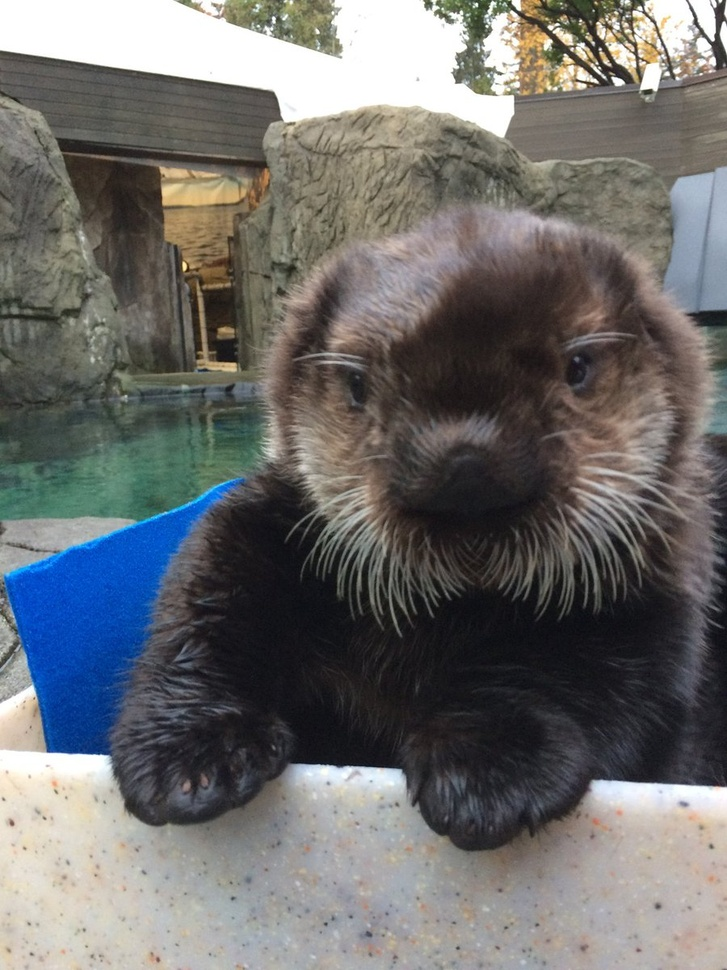
#> input picture Rialto.jpg, 727 x 970 px, shrunk from 900 x 1200 before the run, found by its file name
$ python texturedglass.py
#> lines starting #> are read from the running program, lines starting #| are printed output that depends on the picture
# Scope:
# Use Python to load and display images. Create functions that will do the textured glass effect by combining translation of image columns (swap),
# and rotation of image columns (flip)
import numpy as np
import cv2 as cv

img = cv.imread('static/Rialto.jpg')
#> img is the input picture: shape (970, 727, 3); mean B, G, R 108.5, 109.2, 109.4
cv.namedWindow('Rialto', cv.WINDOW_NORMAL)
cv.imshow('Rialto', img)
cv.waitKey(0)
cv.destroyAllWindows()

imageHeight, imageWidth, _ = img.shape
#> imageHeight = 970; imageWidth = 727
print('width:  ', imageWidth)
#| width:   727
print('height: ', imageHeight)
#| height:  970

def calculateVSegments(numberOfSegments, width):
#> called with numberOfSegments = 10, width = 727
    segments = []
    segmentWidth = int(width / numberOfSegments)
#> segmentWidth = 72
    for s in range(numberOfSegments):
        segments.append((segmentWidth * s, (segmentWidth * (s + 1)) - 1))
    return segments

def vtranslate(segmentCount, img):
    segments = calculateVSegments(segmentCount, imageWidth)
    copyImage = np.copy(img)
    for segment in range(int(segmentCount / 2) + 1):
        if segment % 2 != 0:
            continue
        leftSegment = segment
        rightSegment = segmentCount - 1 - segment
        copyImage[:imageHeight, segments[leftSegment][0]:segments[leftSegment][1]] = img[:imageHeight, segments[rightSegment][0]:segments[rightSegment][1]]
        copyImage[:imageHeight, segments[rightSegment][0]:segments[rightSegment][1]] = img[:imageHeight, segments[leftSegment][0]:segments[leftSegment][1]]
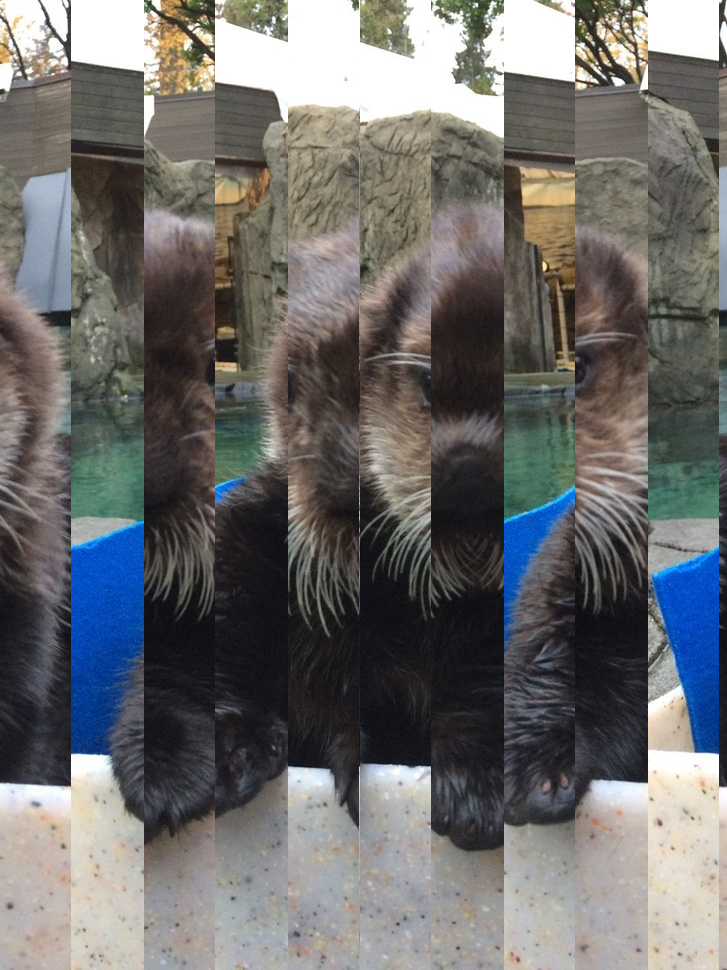
#> copyImage: shape (970, 727, 3); mean B, G, R 108.5, 109.2, 109.4
    return copyImage

# Vertical translation
translatedImage = vtranslate(10, img)
cv.imshow("BRO", translatedImage)
cv.waitKey(0)
cv.destroyAllWindows()

def calculateHSegments(numberOfSegments, height):
#> called with numberOfSegments = 10, height = 970
    hsegments = []
    segmentHeight = int(height / numberOfSegments)
#> segmentHeight = 97
    for j in range(numberOfSegments):
        hsegments.append((segmentHeight * j, (segmentHeight * (j + 1)) - 1))
    return hsegments

def htranslate(segmentCount, img):
    hsegments = calculateHSegments(segmentCount, imageHeight)
    copyImage2 = np.copy(img)
    for hsegment in range(int(segmentCount / 2) + 1):
        if hsegment % 2 != 0:
            continue
        bottomsegment = hsegment
        topsegment = segmentCount - 1 - hsegment
        copyImage2[hsegments[bottomsegment][0]:hsegments[bottomsegment][1], :imageWidth] = img[hsegments[topsegment][0]:hsegments[topsegment][1], :imageWidth]
        copyImage2[hsegments[topsegment][0]:hsegments[topsegment][1], :imageWidth] = img[hsegments[bottomsegment][0]:hsegments[bottomsegment][1], :imageWidth]
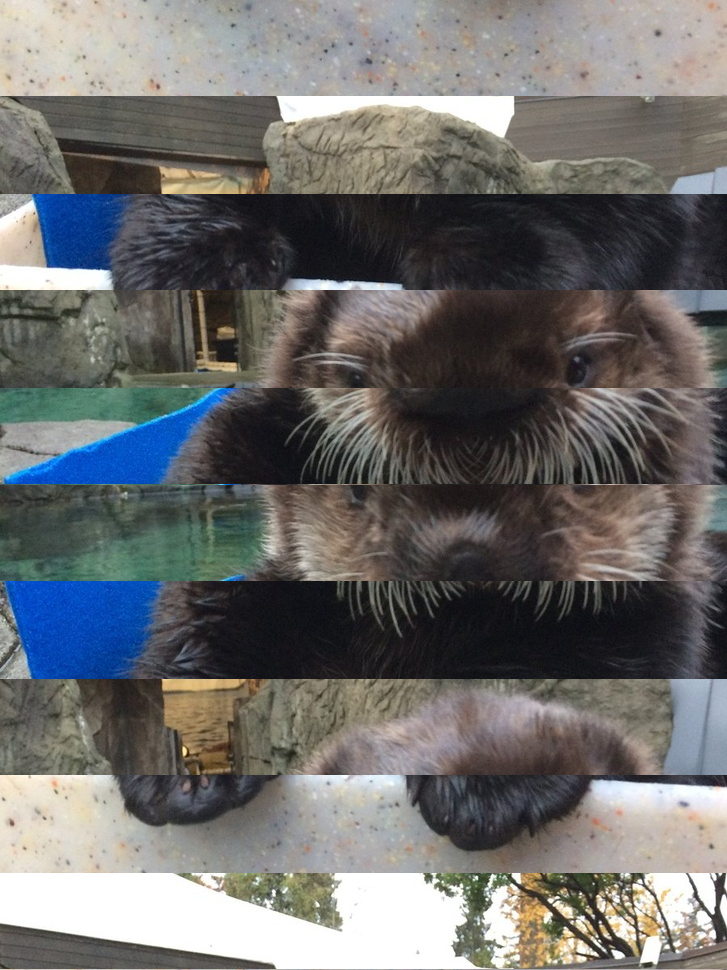
#> copyImage2: shape (970, 727, 3); mean B, G, R 108.5, 109.2, 109.4
    return copyImage2
# Horizontal Translation
translatedImage2 = htranslate(10, img)
(cv.imshow("Bruv", translatedImage2))
cv.waitKey(0)
cv.destroyAllWindows()

# Chapter 3: rotation function

def vflipud(segmentCount, img):
#> called with segmentCount = 5
    segments = calculateVSegments(segmentCount, imageWidth)
    vflipudimage = np.flipud(np.copy(img))
    for segment in range(int(segmentCount / 2) + 1):
        if segment % 2 != 0:
            continue
        leftSegment = segment
        rightSegment = segmentCount - 1 - segment
        vflipudimage[:imageHeight, segments[leftSegment][0]:segments[leftSegment][1]] = img[:imageHeight, segments[rightSegment][0]:segments[rightSegment][1]]
        vflipudimage[:imageHeight, segments[rightSegment][0]:segments[rightSegment][1]] = img[:imageHeight, segments[leftSegment][0]:segments[leftSegment][1]]
    return vflipudimage
#Upside Down Flipped Image
flippedandchopped = vflipud(5, img)
(cv.imshow("quoi", flippedandchopped))
cv.waitKey(0)
cv.destroyAllWindows()

def hflip(segmentCount, img):
#> called with segmentCount = 5
    hsegments = calculateHSegments(segmentCount, imageHeight)
    hflipimage = np.fliplr(np.copy(img))
    for hsegment in range(int(segmentCount / 2) + 1):
        if hsegment % 2 != 0:
            continue
        bottomsegment = hsegment
        topsegment = segmentCount - 1 - hsegment
        hflipimage[hsegments[bottomsegment][0]:hsegments[bottomsegment][1], :imageWidth] = img[hsegments[topsegment][0]:hsegments[topsegment][1], :imageWidth]
        hflipimage[hsegments[topsegment][0]:hsegments[topsegment][1], :imageWidth] = img[hsegments[bottomsegment][0]:hsegments[bottomsegment][1], :imageWidth]
    return hflipimage

# Left to Right flipped image
flipimage = hflip(5, img)
cv.imshow("Flipped", flipimage)
cv.waitKey(0)
cv.destroyAllWindows()

#Flipped and translated vertically
FinalImageUD = vflipud(3, (vtranslate(5, img)))
#> call 2 of vtranslate, with segmentCount = 5
#> after the loop in vtranslate (call 2), `for segment in range(int(segmentCount / 2) + 1):`:
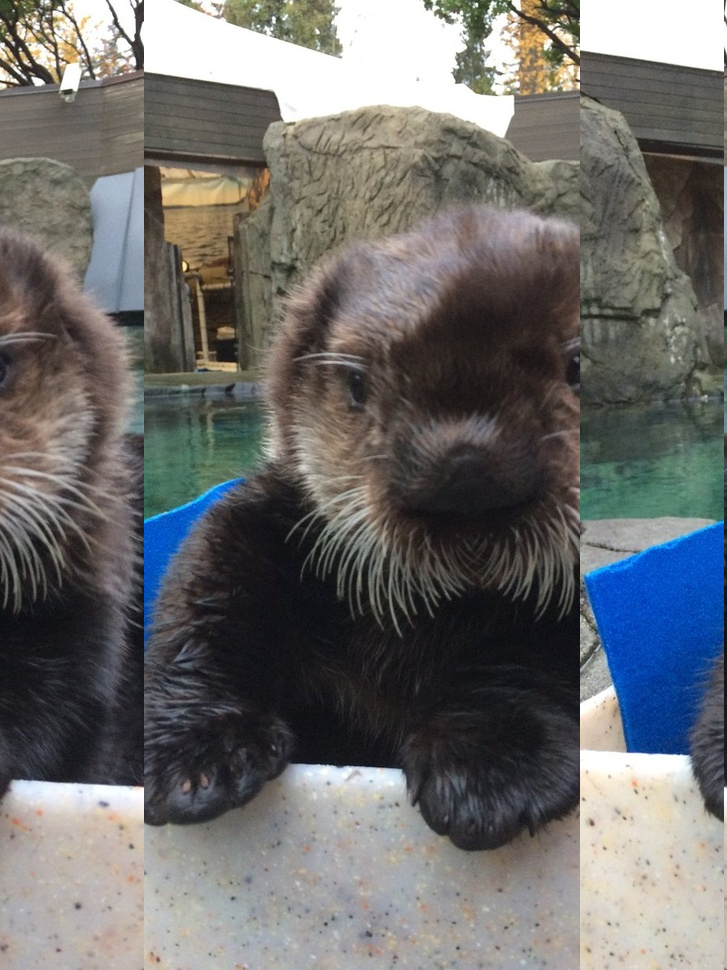
#> copyImage: shape (970, 727, 3); mean B, G, R 108.5, 109.2, 109.4
#> call 2 of vflipud, with segmentCount = 3
#> in vflipud (call 2), `segments = calculateVSegments(segmentCount, imageWidth)`: segments = [(0, 241), (242, 483), (484, 725)]
#> after the loop in vflipud (call 2), `for segment in range(int(segmentCount / 2) + 1):`:
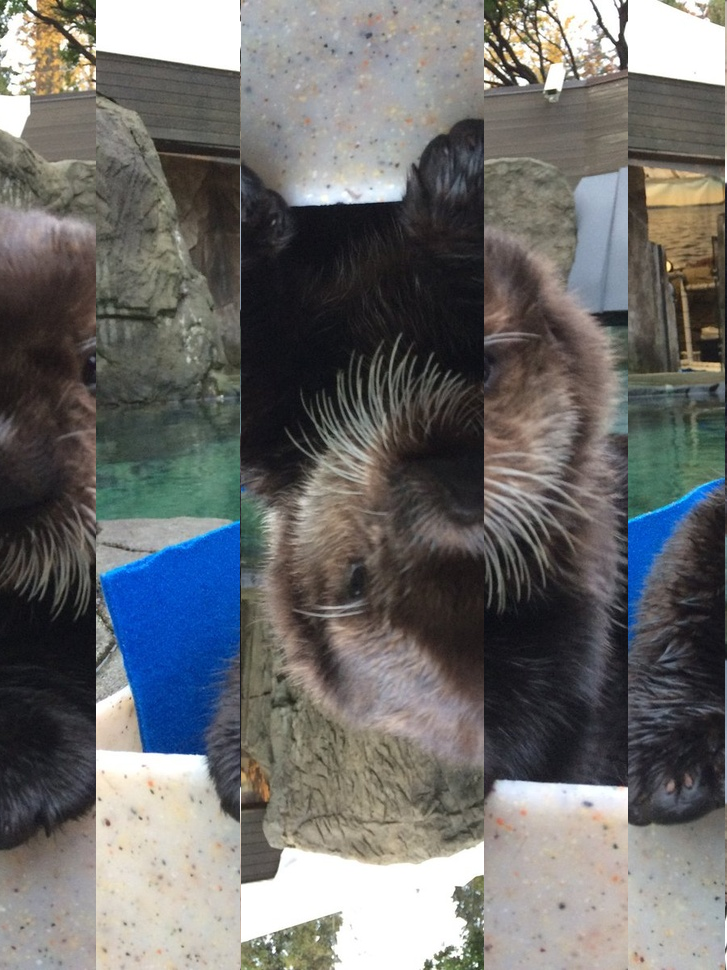
#> vflipudimage: shape (970, 727, 3); mean B, G, R 108.5, 109.2, 109.4
cv.imshow("Final", FinalImageUD)
cv.waitKey(0)
cv.destroyAllWindows()

#Flipped and translated horizontally
FinalImageLR = hflip(3, (htranslate(5, img)))
#> call 2 of htranslate, with segmentCount = 5
#> after the loop in htranslate (call 2), `for hsegment in range(int(segmentCount / 2) + 1):`:
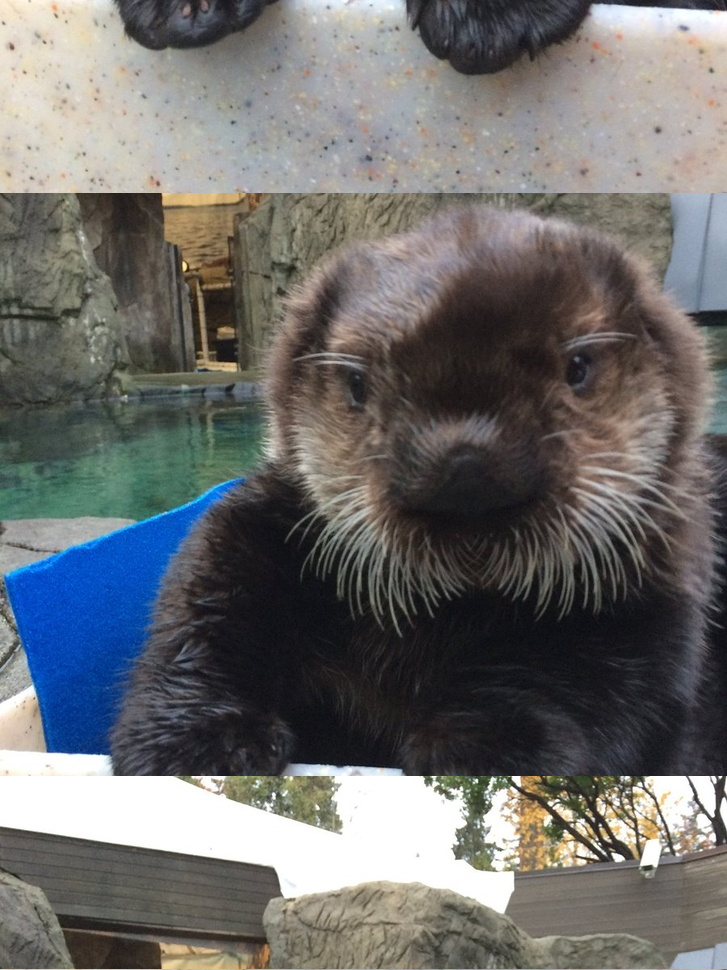
#> copyImage2: shape (970, 727, 3); mean B, G, R 108.5, 109.2, 109.4
#> call 2 of hflip, with segmentCount = 3
#> in hflip (call 2), `hsegments = calculateHSegments(segmentCount, imageHeight)`: hsegments = [(0, 322), (323, 645), (646, 968)]
#> after the loop in hflip (call 2), `for hsegment in range(int(segmentCount / 2) + 1):`:
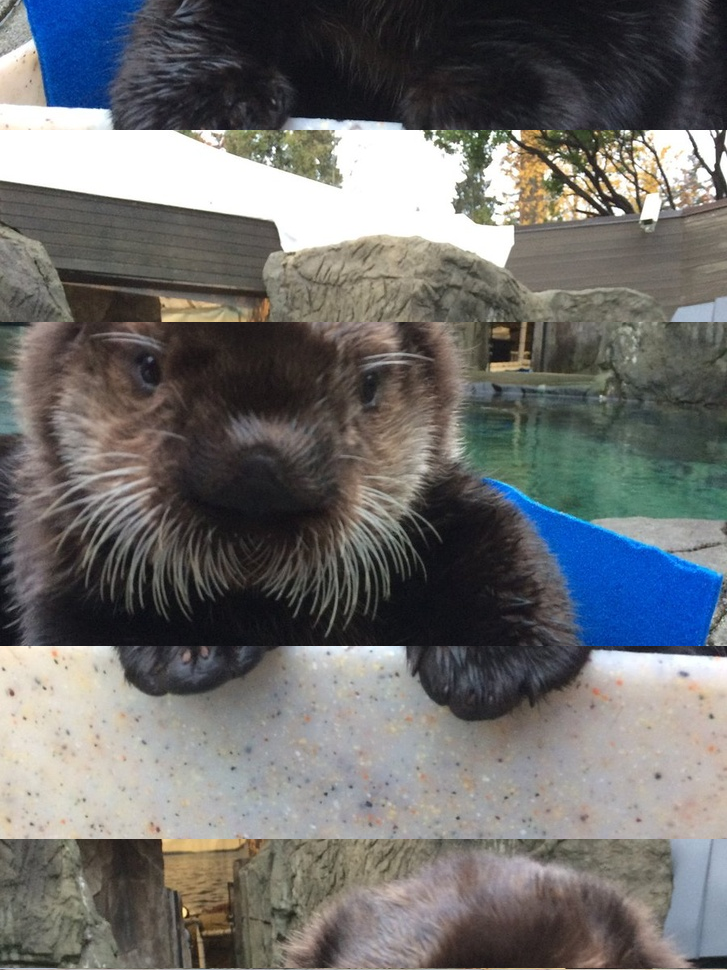
#> hflipimage: shape (970, 727, 3); mean B, G, R 108.5, 109.2, 109.4
cv.imshow("Final", FinalImageLR)
cv.waitKey(0)
cv.destroyAllWindows()
